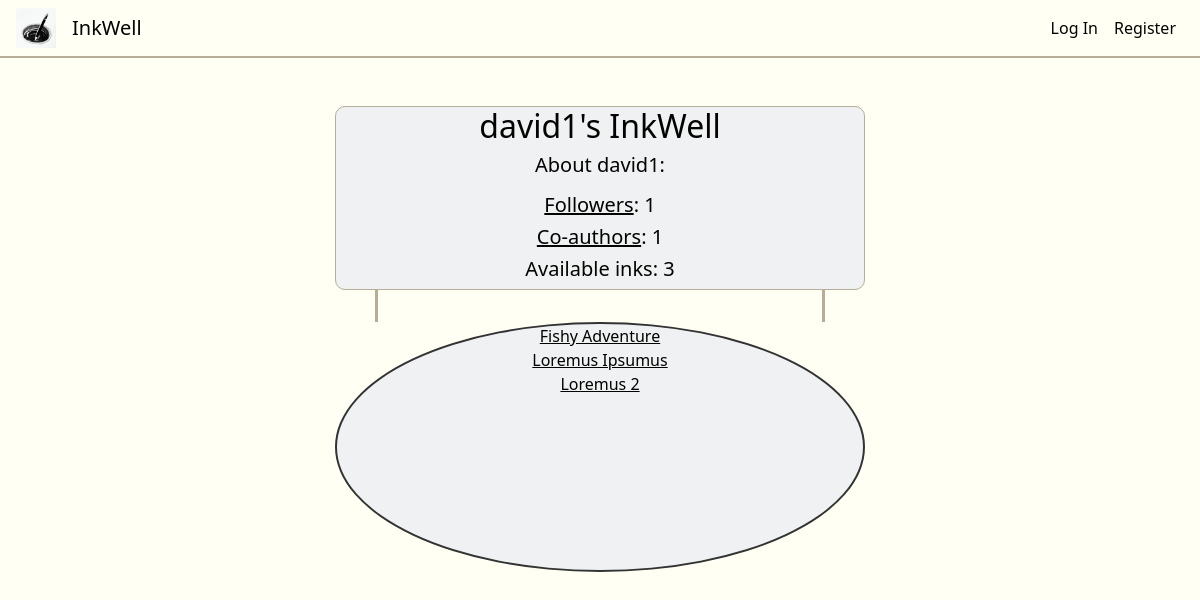
/well/david1, run on an earlier commit of the app's database.
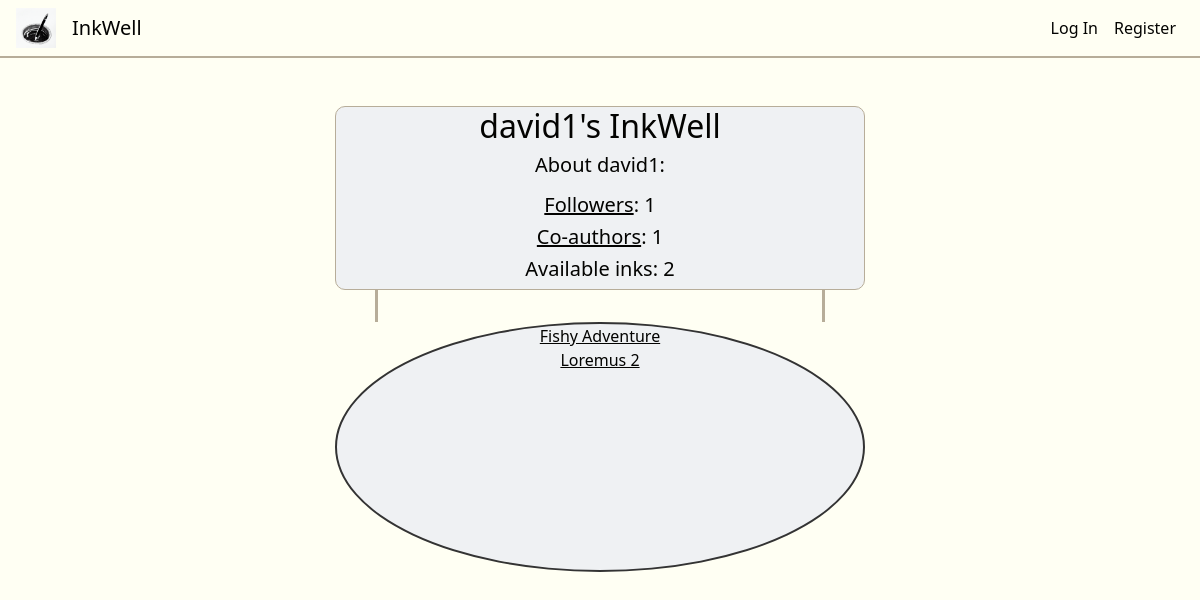
And on a later commit of the database.
### inkwell/models.py (models this page shows, shortened)
class Ink(models.Model):
    wellOrigin = models.ForeignKey(Well, on_delete=models.CASCADE, related_name="well_pk", default="")
    inkOwner = models.ForeignKey(User, on_delete=models.CASCADE, related_name="ink_owner", default="")
    coAuthors = models.ManyToManyField(User, related_name="CoAuthors", blank=True)
    privateStatus = models.BooleanField(default=False)
    updateStatus = models.BooleanField(default=False) # If the Ink is edited at least once, this changes to true
    ink_following = models.ManyToManyField(User, related_name="ink_following", blank=True)
    tags = models.ManyToManyField(Tag, related_name="tags", blank=True)
    description = models.CharField(max_length=500, default="")
    title = models.CharField(max_length=64, default="")
    views = models.PositiveBigIntegerField(default=0)
    creation_date = models.DateTimeField(default=timezone.now, editable=False)

### inkwell/views.py (the view)
# urls.py: path('well/<str:username>', views.well, name='well'),
def well(request, username):
    followCheck = False
    wellOwner = User.objects.get(username=username)
    if request.user.is_authenticated:
        current_user = User.objects.get(pk=request.user.pk)
        if Follow.objects.filter(follower=current_user, followee=wellOwner):
            followCheck = True
    inks = Ink.objects.filter(inkOwner=wellOwner.pk)
    followers = wellOwner.followers
    co_authors = wellOwner.acceptedCoAuthorRequests
    return render(request, "inkwell/well.html", {
        "wellOwner": wellOwner,
        "inks": inks,
        "followers": followers,
        "ink_number": len(inks),
        "coAuthors": co_authors,
        "followCheck": followCheck,
        "title": f"{wellOwner}'s InkWell"
    })

### inkwell/models.py (called while the page is built)
    @property
    def acceptedCoAuthorRequests(self): # Amount of accepted co-author requests the author got from other authors
        acar = Ink.objects.filter(inkOwner=self).exclude(coAuthors=None).values_list('coAuthors', flat=True)
        return acar.count()

    @property
    def followers(self):
        f = Follow.objects.filter(followee=self)
        return f.count()

    def __str__(self):
        return f"{self.username}"

### inkwell/templates/inkwell/well.html (shortened to what this page needs)
{% extends "inkwell/layout.html" %}
{% block body %}
<div class="well-col disFdirColAliCen mt-5">
    <div class="well-banner disFdirColAliCen">
        <h2 class="text-center" id="well-username" data-name="{{ wellOwner }}">{{ wellOwner }}'s InkWell</h2>
        <div class="profileAboutMe">
            <h5>About {{ wellOwner }}:</h5>
        </div>
        <h5><a href="{% url 'followers' username=wellOwner %}">Followers</a>: {{ followers }}</h5>
        <h5><a href="{% url 'coauthors' username=wellOwner %}">Co-authors</a>: {{ coAuthors }}</h5>
        <h5>Available inks: {{ ink_number }}</h5>
    </div>
    <div class="wellUnderBanner disFdirColAliCen">
        <div class="buttonsWellUnderBanner">
        </div>
    </div>
    <div class="well" id="well">
        <div class="inksInWell disFdirColAliCen">
            {% for ink in inks %}
                <a href="{% url 'ink_view' inkID=ink.id %}">{{ink.title}}</a>
            {% endfor %}
        </div>
    </div>
</div>
{% endblock %}

What changed in the data, as far as the page shows it:
removed Ink: title "Loremus Ipsumus"
Also different on the page:
{{ ink_number }}: "3" → "2"
